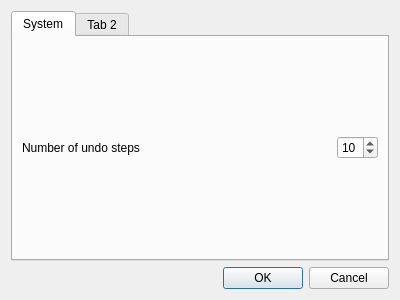
<?xml version="1.0" encoding="UTF-8"?>
<ui version="4.0">
 <class>Preferences</class>
 <widget class="QDialog" name="Preferences">
  <property name="geometry">
   <rect>
    <x>0</x>
    <y>0</y>
    <width>400</width>
    <height>300</height>
   </rect>
  </property>
  <property name="windowTitle">
   <string>Dialog</string>
  </property>
  <layout class="QVBoxLayout" name="verticalLayout">
   <item>
    <widget class="QTabWidget" name="Preferences_2">
     <widget class="QWidget" name="system">
      <attribute name="title">
       <string>System</string>
      </attribute>
      <layout class="QVBoxLayout" name="verticalLayout_2">
       <item>
        <layout class="QHBoxLayout" name="horizontalLayout">
         <item>
          <widget class="QLabel" name="label">
           <property name="text">
            <string>Number of undo steps</string>
           </property>
          </widget>
         </item>
         <item>
          <spacer name="horizontalSpacer">
           <property name="orientation">
            <enum>Qt::Horizontal</enum>
           </property>
           <property name="sizeHint" stdset="0">
            <size>
             <width>40</width>
             <height>20</height>
            </size>
           </property>
          </spacer>
         </item>
         <item>
          <widget class="QSpinBox" name="preferences_undoSteps">
           <property name="minimum">
            <number>-1</number>
           </property>
           <property name="value">
            <number>10</number>
           </property>
          </widget>
         </item>
        </layout>
       </item>
      </layout>
     </widget>
     <widget class="QWidget" name="tab_2">
      <attribute name="title">
       <string>Tab 2</string>
      </attribute>
     </widget>
    </widget>
   </item>
   <item>
    <widget class="QDialogButtonBox" name="buttonBox">
     <property name="orientation">
      <enum>Qt::Horizontal</enum>
     </property>
     <property name="standardButtons">
      <set>QDialogButtonBox::Cancel|QDialogButtonBox::Ok</set>
     </property>
    </widget>
   </item>
  </layout>
 </widget>
 <resources/>
 <connections>
  <connection>
   <sender>buttonBox</sender>
   <signal>accepted()</signal>
   <receiver>Preferences</receiver>
   <slot>accept()</slot>
   <hints>
    <hint type="sourcelabel">
     <x>248</x>
     <y>254</y>
    </hint>
    <hint type="destinationlabel">
     <x>157</x>
     <y>274</y>
    </hint>
   </hints>
  </connection>
  <connection>
   <sender>buttonBox</sender>
   <signal>rejected()</signal>
   <receiver>Preferences</receiver>
   <slot>reject()</slot>
   <hints>
    <hint type="sourcelabel">
     <x>316</x>
     <y>260</y>
    </hint>
    <hint type="destinationlabel">
     <x>286</x>
     <y>274</y>
    </hint>
   </hints>
  </connection>
 </connections>
</ui>
